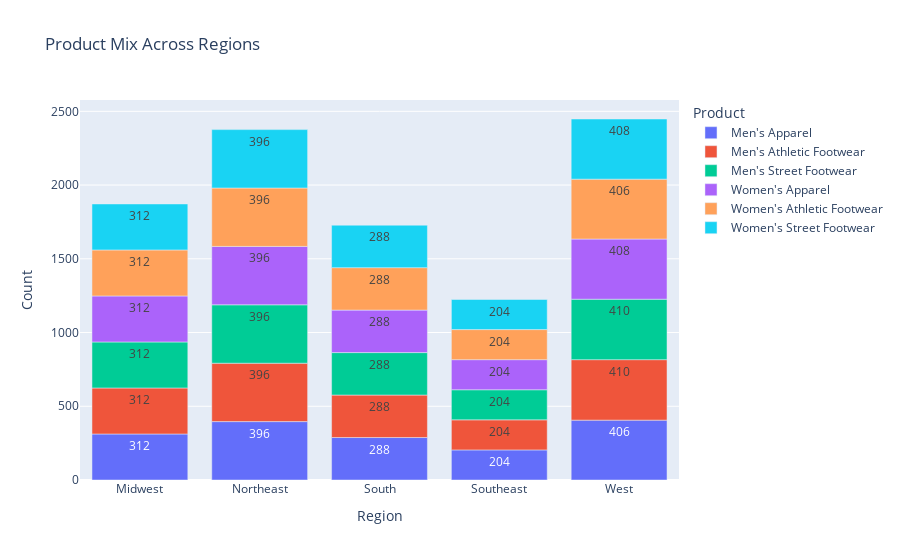

The notebook cell this image was saved under:
### Markdown cell above
## mix across regions

### Code cell
region_product = df_cleaned.groupby(['Region', 'Product']).size().reset_index(name='Count')

fig = px.bar(region_product, x='Region', y='Count', color='Product',
             title='Product Mix Across Regions',
             text_auto=True)
fig.show()

### Figure 1 — Plotly figure (JSON) as saved in the notebook; plotly's stock layout.template omitted (floating-point values rounded to 4 significant figures)
{"data": [{"hovertemplate": "Product=Men's Apparel<br>Region=%{x}<br>Count=%{y}<extra></extra>", "legendgroup": "Men's Apparel", "marker": {"color": "#636efa", "pattern": {"shape": ""}}, "name": "Men's Apparel", "orientation": "v", "showlegend": true, "textposition": "auto", "texttemplate": "%{y}", "type": "bar", "x": ["Midwest", "Northeast", "South", "Southeast", "West"], "xaxis": "x", "y": [312, 396, 288, 204, 406], "yaxis": "y"}, {"hovertemplate": "Product=Men's Athletic Footwear<br>Region=%{x}<br>Count=%{y}<extra></extra>", "legendgroup": "Men's Athletic Footwear", "marker": {"color": "#EF553B", "pattern": {"shape": ""}}, "name": "Men's Athletic Footwear", "orientation": "v", "showlegend": true, "textposition": "auto", "texttemplate": "%{y}", "type": "bar", "x": ["Midwest", "Northeast", "South", "Southeast", "West"], "xaxis": "x", "y": [312, 396, 288, 204, 410], "yaxis": "y"}, {"hovertemplate": "Product=Men's Street Footwear<br>Region=%{x}<br>Count=%{y}<extra></extra>", "legendgroup": "Men's Street Footwear", "marker": {"color": "#00cc96", "pattern": {"shape": ""}}, "name": "Men's Street Footwear", "orientation": "v", "showlegend": true, "textposition": "auto", "texttemplate": "%{y}", "type": "bar", "x": ["Midwest", "Northeast", "South", "Southeast", "West"], "xaxis": "x", "y": [312, 396, 288, 204, 410], "yaxis": "y"}, {"hovertemplate": "Product=Women's Apparel<br>Region=%{x}<br>Count=%{y}<extra></extra>", "legendgroup": "Women's Apparel", "marker": {"color": "#ab63fa", "pattern": {"shape": ""}}, "name": "Women's Apparel", "orientation": "v", "showlegend": true, "textposition": "auto", "texttemplate": "%{y}", "type": "bar", "x": ["Midwest", "Northeast", "South", "Southeast", "West"], "xaxis": "x", "y": [312, 396, 288, 204, 408], "yaxis": "y"}, {"hovertemplate": "Product=Women's Athletic Footwear<br>Region=%{x}<br>Count=%{y}<extra></extra>", "legendgroup": "Women's Athletic Footwear", "marker": {"color": "#FFA15A", "pattern": {"shape": ""}}, "name": "Women's Athletic Footwear", "orientation": "v", "showlegend": true, "textposition": "auto", "texttemplate": "%{y}", "type": "bar", "x": ["Midwest", "Northeast", "South", "Southeast", "West"], "xaxis": "x", "y": [312, 396, 288, 204, 406], "yaxis": "y"}, {"hovertemplate": "Product=Women's Street Footwear<br>Region=%{x}<br>Count=%{y}<extra></extra>", "legendgroup": "Women's Street Footwear", "marker": {"color": "#19d3f3", "pattern": {"shape": ""}}, "name": "Women's Street Footwear", "orientation": "v", "showlegend": true, "textposition": "auto", "texttemplate": "%{y}", "type": "bar", "x": ["Midwest", "Northeast", "South", "Southeast", "West"], "xaxis": "x", "y": [312, 396, 288, 204, 408], "yaxis": "y"}], "layout": {"barmode": "relative", "legend": {"title": {"text": "Product"}, "tracegroupgap": 0}, "title": {"text": "Product Mix Across Regions"}, "xaxis": {"anchor": "y", "domain": [0, 1], "title": {"text": "Region"}}, "yaxis": {"anchor": "x", "domain": [0, 1], "title": {"text": "Count"}}}}
